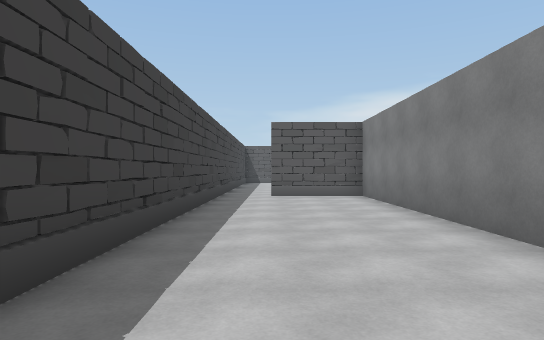
[1] (above)

24 first-person views from a walk through a scene from a Unity 3-D project. The camera is 1.4 m above the floor, looks level and sees 75° across. The floor is counted in squares, 2 m on a side. Each view is taken from the middle of a square. On the plan, view 1 faces up. The plan holds only what a view shows up to about 11 squares ahead; the rest is blank. The place goes on beyond the plan. The player character is not drawn. Door leaves are left out, so doorways stand open.

[2]
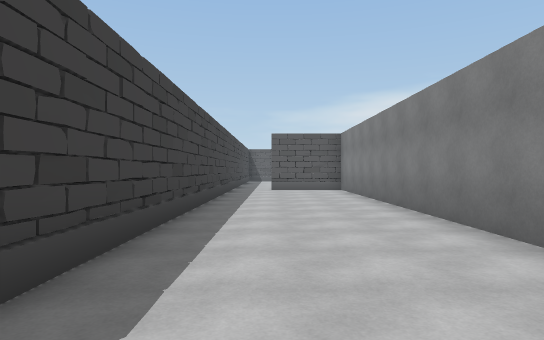

[3]
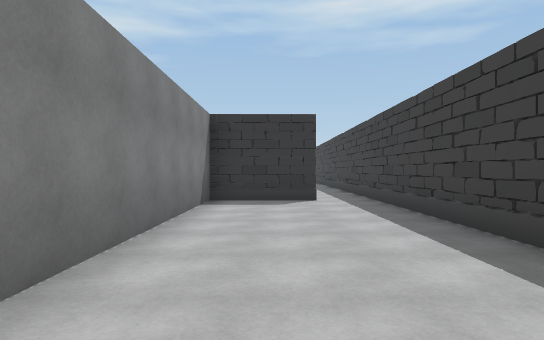

[4]
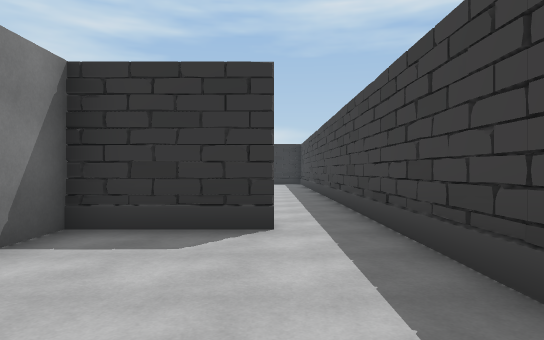

[5]
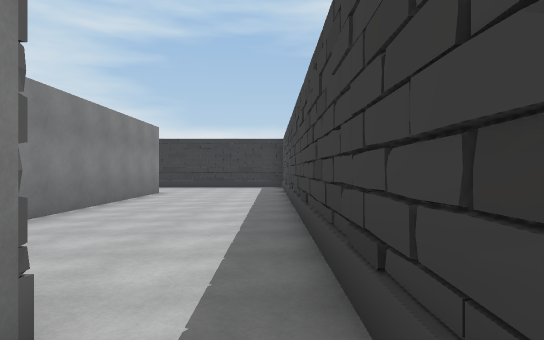

[6]
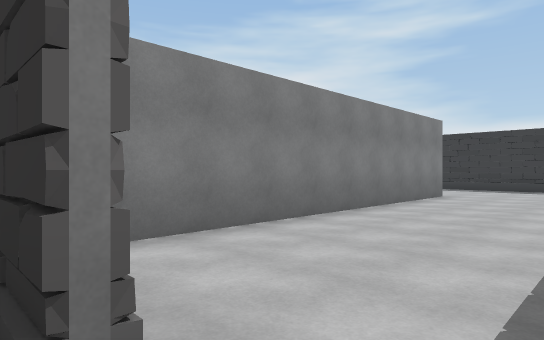

[7]
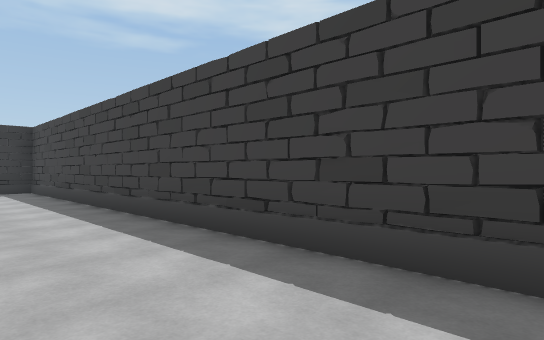

[8]
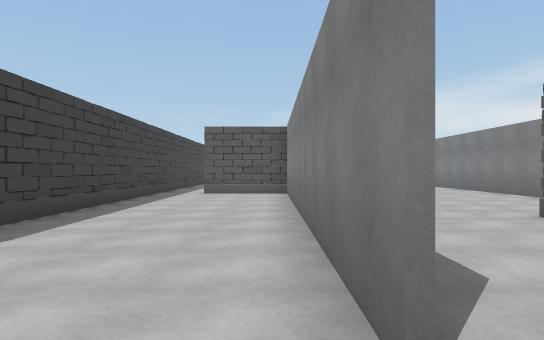

[9]
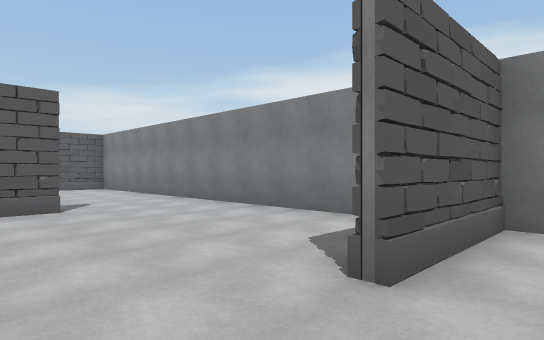

[10]
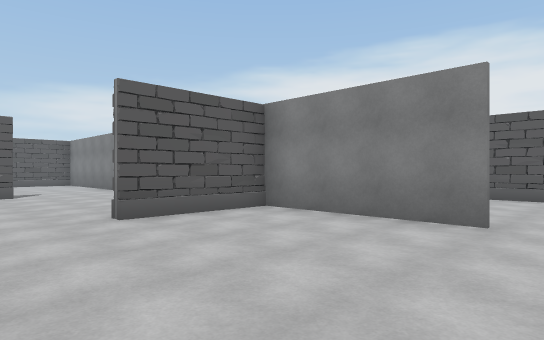

[11]
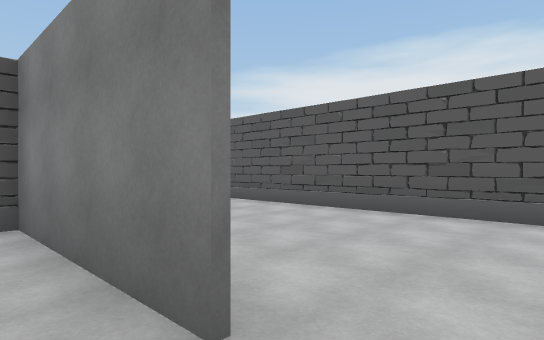

[12]
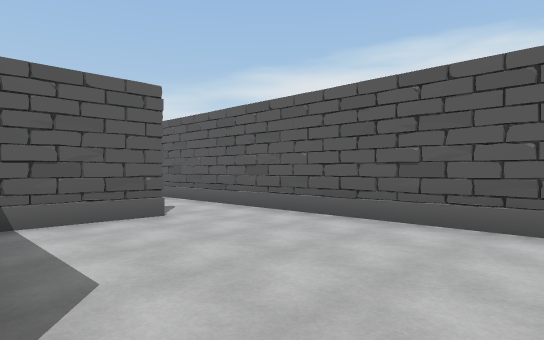

[13]
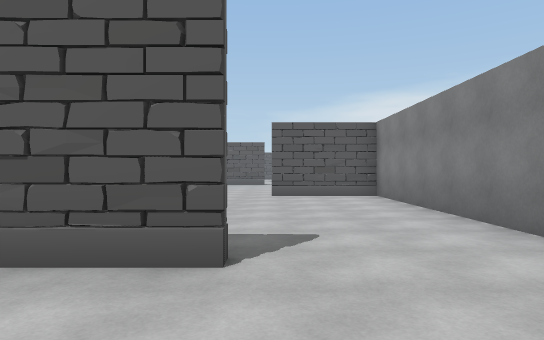

[14]
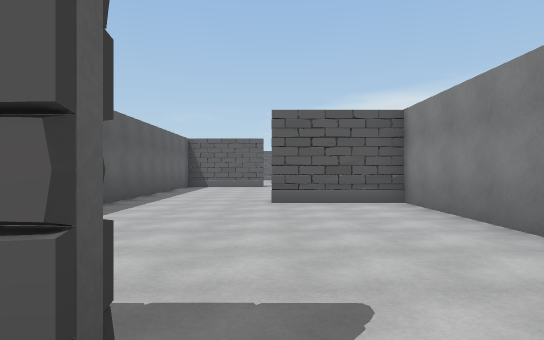

[15]
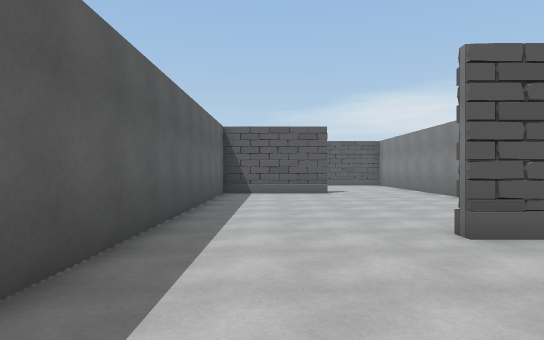

[16]
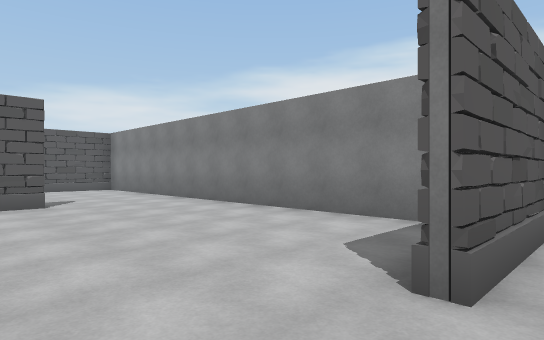

[17]
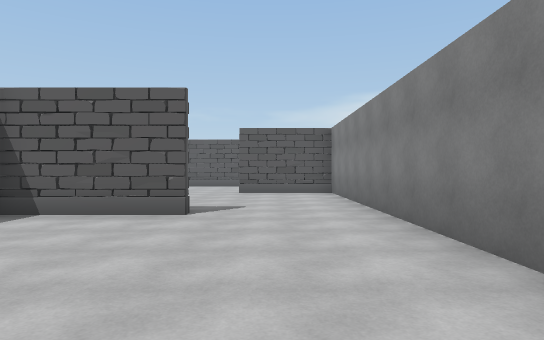

[18]
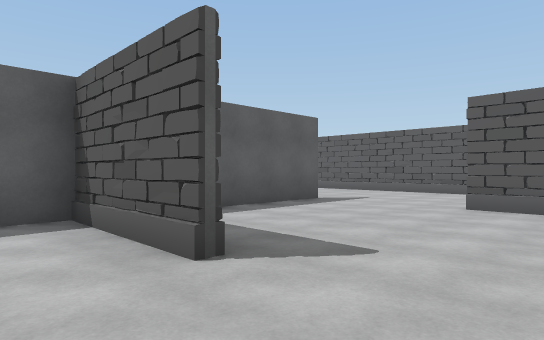

[19]
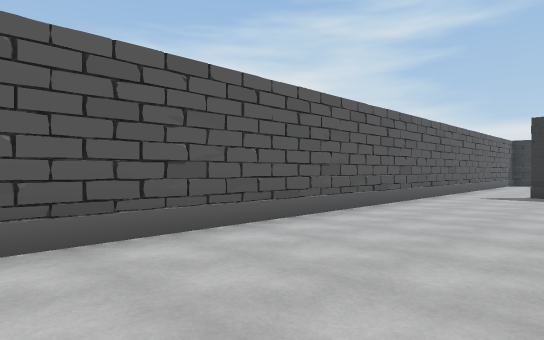

[20]
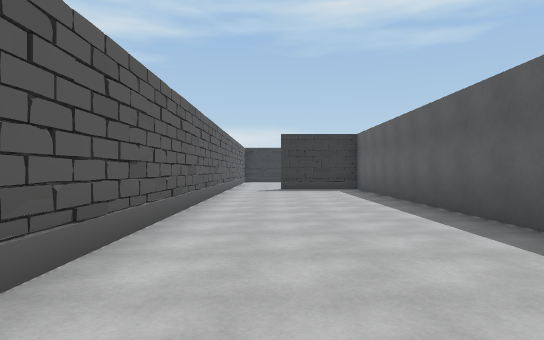

[21]
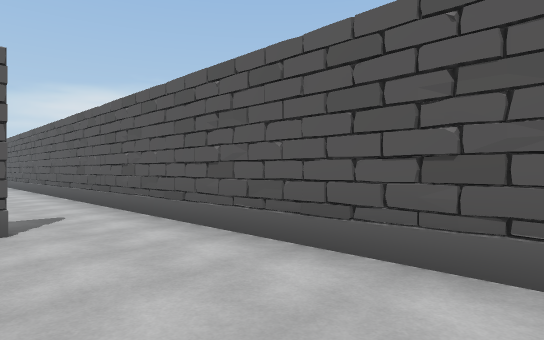

[22]
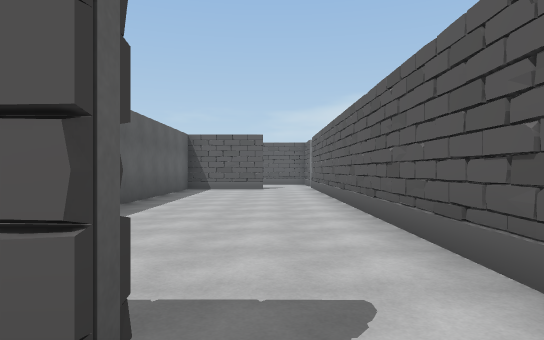

[23]
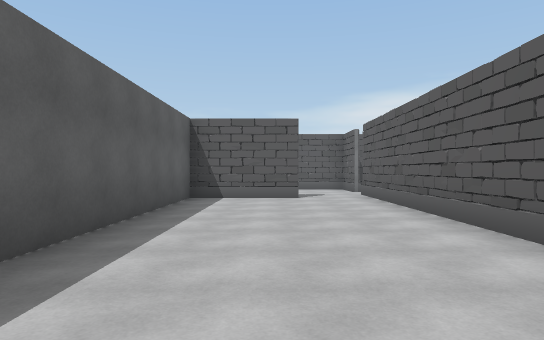

[24]
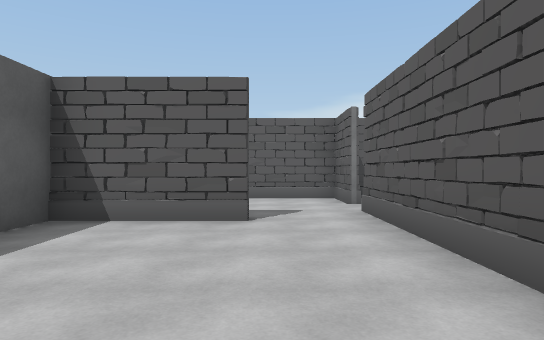

### Floor plan
Points are (right, up) in squares from view 1. A wall is a line through its corners. A room is listed if a view was taken in it or the views show most of it. See-through windows are left out.
Room 1 (views 1, 2, 3, 4, 5, 6)
walls: (-1.5, 9.5) (-1.5, -4.5); (2.9, 9.5) (0, 9.5); (-0.1, -4.2) (2.4, -4.2) (2.4, 9.6)
ways out: opening at (-1, -4) to room 2; opening at (-1, 10)
Room 2 (views 7, 8)
walls: (2.4, -13.9) (2.4, -4.4) (-0.1, -4.4); (-1.5, -4.5) (-1.5, -15.5)
ways out: opening at (-1, -4) to room 1; opening at (3, -14.5) to room 3
Room 3 (views 9, 10, 11)
walls: (8.8, -13.9) (8.8, -10) (5.9, -10)
ways out: opening at (3, -14.5) to room 2; opening at (9, -14.5) to room 4; opening at (4.5, -10) to room 5
Room 4 (view 12)
walls: (13.6, -14.5) (13.6, -10.5); (11.7, -10) (9.6, -10)
ways out: opening at (9, -14.5) to room 3; opening at (12.5, -10) to room 7
Room 5 (views 13, 14, 15, 16)
walls: (5.7, -4.4) (4, -4.4); (8.8, -8.1) (8.8, 2.6) (5.9, 2.6); (2.5, 2.4) (2.5, 0.9)
ways out: opening at (4.5, -10) to room 3; opening at (4.5, 3) to room 6
Room 6 (views 17, 18)
walls: (5.8, 9.5) (2.9, 9.5); (4.1, 9.8) (3.9, 9.3); (2.5, 9.6) (2.5, 2.4); (8.8, 3.9) (8.8, 14.9); (9.1, 14.9) (5.9, 14.9); (2.5, 15.1) (2.5, 11.9)
ways out: opening at (4.5, 3) to room 5; opening at (4.5, 15)
Room 7 (views 19, 21, 22)
walls: (8.9, -1) (8.9, -8); (13.6, -10.5) (13.6, 2.4)
ways out: opening at (12.5, -10) to room 4; opening at (12.5, 3) to room 8
Room 8 (views 20, 23, 24)
walls: (11.8, 14.9) (9.1, 14.9); (10.9, 15.2) (10.7, 14.7); (8.9, 15) (8.9, 8.6); (13.6, 2.4) (13.6, 16.1)
ways out: opening at (12.5, 3) to room 7; opening at (12.5, 15)

Where each view was taken, in squares from view 1:
view 1: 0 up, 0 right, facing up
view 2: 3 down, 0 right, facing up
view 3: 4 up, 1 right, facing down
view 4: 0 up, 0 right, facing down
view 5: 3 down, 1 left, facing down
view 6: 4 down, 1 left, facing down-right
view 7: 5 down, 1 right, facing down-left
view 8: 15 down, 2 right, facing up
view 9: 11 down, 4 right, facing up-right
view 10: 15 down, 4 right, facing up-right
view 11: 15 down, 8 right, facing up-right
view 12: 15 down, 9 right, facing up-right
view 13: 7 down, 6 right, facing up
view 14: 5 down, 6 right, facing up
view 15: 1 down, 4 right, facing up
view 16: 2 up, 4 right, facing up-right
view 17: 4 up, 7 right, facing up
view 18: 8 up, 8 right, facing up-left
view 19: 1 up, 10 right, facing down-right
view 20: 3 up, 12 right, facing down
view 21: 2 down, 11 right, facing up-right
view 22: 2 up, 12 right, facing up
view 23: 6 up, 11 right, facing up
view 24: 10 up, 12 right, facing up
